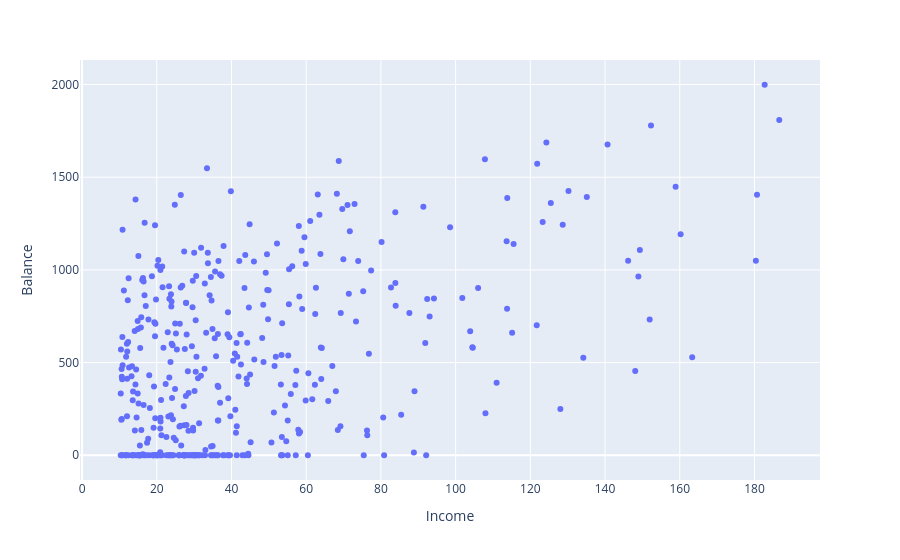

Source (notebook cell):
### Markdown cell above
Molto utile è la tool tip dell'indice del dataframe:

### Code cell
df = df.reset_index()                                            # aggiunge l’indice come colonna chiamata “index”
px.scatter(df, x='Income', y='Balance', hover_data=['index'])

### Figure 1 — Plotly figure (JSON) as saved in the notebook; plotly's stock layout.template omitted (floating-point values rounded to 4 significant figures; data arrays with more than 128 entries replaced by an {"elided": "..."} marker saying what was removed)
{"data": [{"customdata": {"elided": "400x1 int values"}, "hovertemplate": "Income=%{x}<br>Balance=%{y}<br>index=%{customdata[0]}<extra></extra>", "legendgroup": "", "marker": {"color": "#636efa", "symbol": "circle"}, "mode": "markers", "name": "", "orientation": "v", "showlegend": false, "type": "scatter", "x": {"elided": "400 float values"}, "xaxis": "x", "y": {"elided": "400 int values"}, "yaxis": "y"}], "layout": {"legend": {"tracegroupgap": 0}, "margin": {"t": 60}, "xaxis": {"anchor": "y", "domain": [0, 1], "title": {"text": "Income"}}, "yaxis": {"anchor": "x", "domain": [0, 1], "title": {"text": "Balance"}}}}
